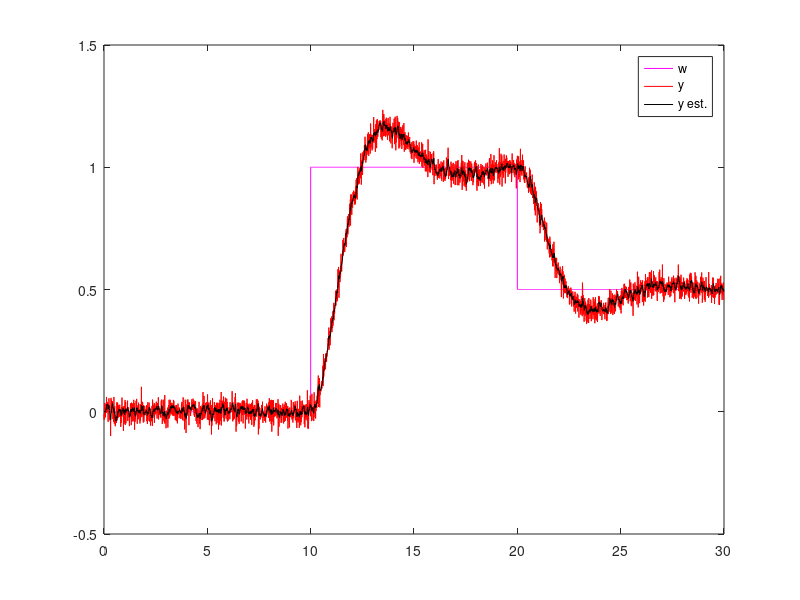

The MATLAB script that drew this image:
%
% Simulace soustavy druheho radu.
% estimace stavu (kalman)
% 
% http://www.mathworks.com/help/control/ug/kalman-filtering.html#zmw57dd0e24572
%

clear all;
Ts = 0.01; %time stamp / vzorkovaci perioda
numOfValues = 1000; %number of values in one step 
%vytvoreni systemu 2. radu
sysTF = tf(1,[1 1 1]); D=c2d(sysTF,Ts); %to discreet representation
[A,B,C,D]=ssdata(D); %to state space model
Nx = size(A,1); %number of states
Nu = size(B,2); %number of inputs

u = ones(1,numOfValues*3); %input data for step
w = [0*ones(1,numOfValues) 1*ones(1,numOfValues) 0.5*ones(1,numOfValues)]; %reference variable
T = 0:Ts:length(u)*Ts; %time data
xOrig = [0; 0]; %initial state - vertical

%inicializace
R=0.00001;  % Covariation Matrix for process Uncertainty %male cislo, protoze nemame na vstupu chybu
Q=1; %Covariation Matrix for output Uncertainty
P = B*Q*B';         % Initial error covariance
y = zeros(1,length(u));
x = zeros(Nx,1);     % Initial condition on the state
ye = zeros(length(u),1);

% % nalezeni K zesileni
% [Kd,S,e] = dlqr(A',C',Q, R); %na nekonecnem horizontu.. tedy staci spocitat jen jednou
% Kd = Kd';

for k=1:length(u)
  yv(k) = C*xOrig + D*u(k) + (randn()*0.03); %out with measurement noise
  
  % Measurement update
  L = (P*C')/(C*P*C'+R);     %kalman gain
  x = x + L*(yv(k)-C*x);   % x[n|n]
  P = (eye(Nx)-L*C)*P;     % P[n|n]

  ye(k) = C*x;
%   errcov(k) = C*P*C';

  % Time update
  x = A*x + B*u(k);        % x[n+1|n]
  P = A*P*A' + B*Q*B';     % P[n+1|n]

  u(k) = w(k);
  xOrig = A*xOrig + B*u(k);        % x[n+1|n]
  
  %history
  xOrigH(:,k) = xOrig;
  xH(:,k) = x;
end

clf;
stairs(T(1:end-1),w,'-m');
hold on; 
plot(T(1:end-1),yv,'-r');
plot(T(1:end-1),ye,'-k');
legend('w','y','y est.');

% plot(T(1:end-1),xH');
% plot(T(1:end-1),xOrigH');


